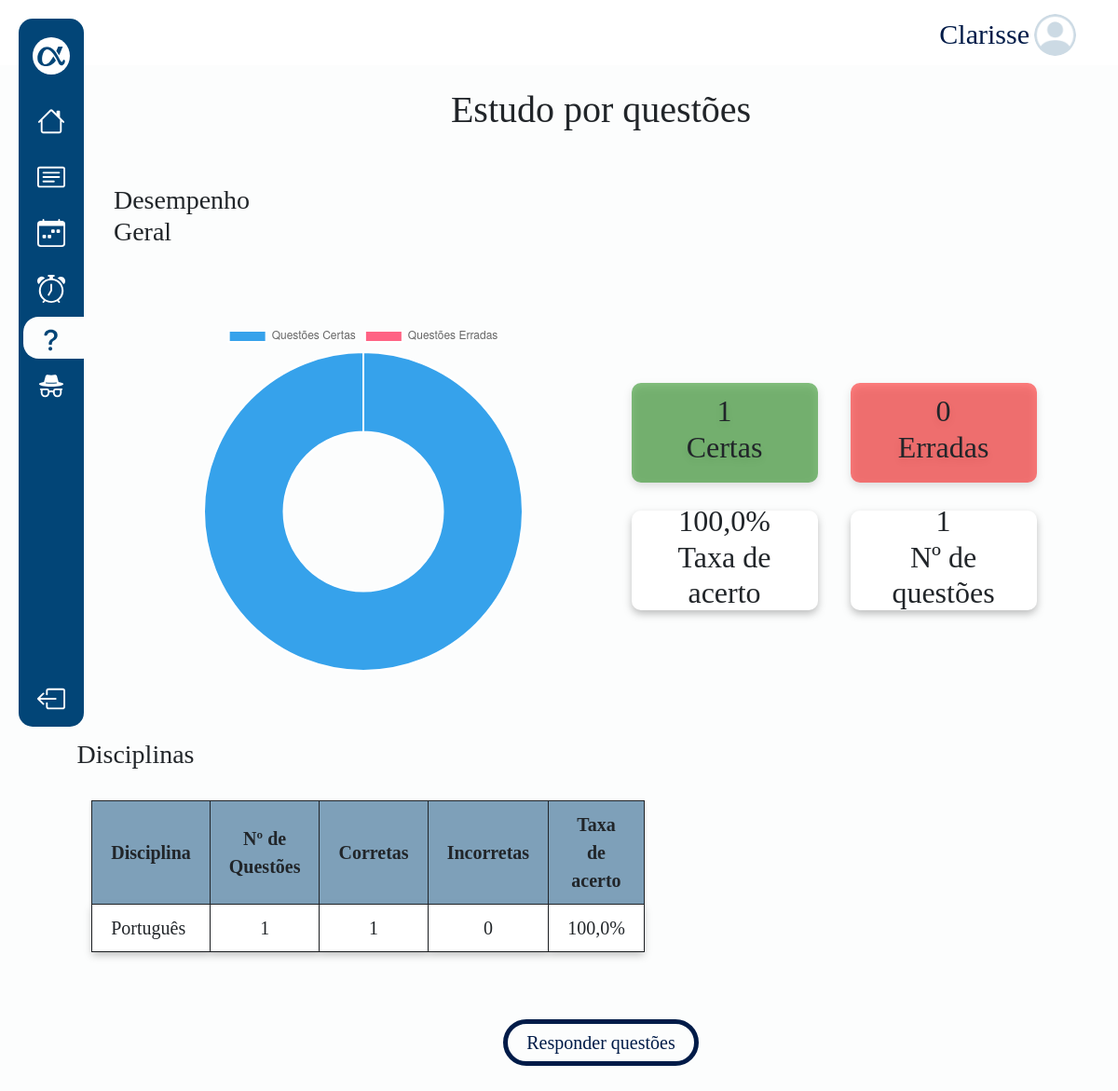
The page /estatisticas/ (signed in) on the database as committed earlier.
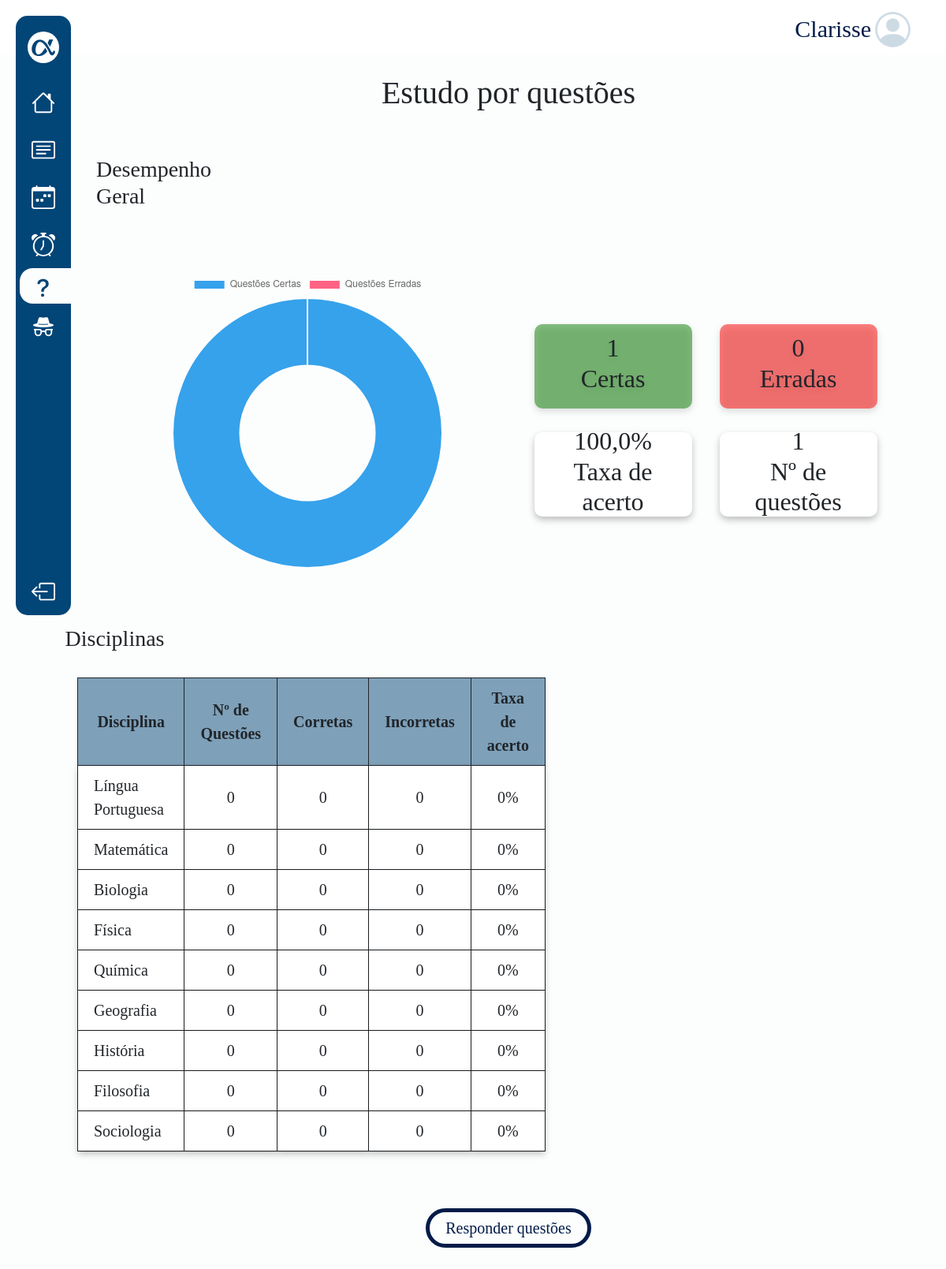
The same page on the database as committed later.
### questoes/models.py (models this page shows, shortened)
class Disciplina(models.Model):
    nome = models.CharField(max_length=100, default="")

### questoes/views.py (the view)
# urls.py: path('estatisticas/', views.estatisticas, name='estatisticas'),
@login_required
def estatisticas(request):
    disciplinas = Disciplina.objects.all()
    dados_disciplinas = []
    if request.user.is_authenticated:
        user_profile, created = UserProfile.objects.get_or_create(user=request.user)
        acertos = user_profile.acertos
        erros = user_profile.erros
        num_questoes = acertos + erros
        if num_questoes > 0:
            taxa_acerto = round((acertos / num_questoes) * 100, 2)
        else:
            taxa_acerto = 0
        dados_usuario = {
            'acertos': acertos,
            'erros': erros,
            'taxa_acerto': taxa_acerto,
            'num_questoes': num_questoes,
        }
        print(dados_usuario)
        for disciplina in disciplinas:
            questoes_disciplina = Questao.objects.filter(disciplina=disciplina)
            num_questoes_disciplina = Resposta.objects.filter(
                questao__in=questoes_disciplina,
                user_profile=user_profile,
            ).count()
            acertos = Resposta.objects.filter(
                questao__in=questoes_disciplina,
                user_profile=user_profile,
                certa=True
            ).count()
            erros = Resposta.objects.filter(
                questao__in=questoes_disciplina,
                user_profile=user_profile,
                certa=False
            ).count()
            dados_disciplina = {
                'disciplina': disciplina,
                'acertos': acertos,
                'erros': erros,
                'num_questoes_respondidas': num_questoes_disciplina,
                'taxa_acerto': round((acertos / (acertos + erros)) * 100, 2) if (acertos + erros) > 0 else 0,
            }
            dados_disciplinas.append(dados_disciplina)
    data = {
        'dados_usuario': dados_usuario,
        'dados_disciplinas': dados_disciplinas,
    }
    return render(request, 'questoes/pages/estatisticas.html', data)

### questoes/templates/questoes/pages/estatisticas.html (shortened to what this page needs)
{% extends "core/partials/base.html" %}
{% load static %}
{% block head %}
<link rel="stylesheet" href="{% static 'questoes/css/estatisticas.css' %}">
{% endblock %}
{% block linkq %} ativo {% endblock %}
{% block content %}
    <br>
    <h1 class="estudo-questoes">Estudo por questões</h1>
    <br>
    <br>
    <h3 class="d-flex justify-content-center subtitulo-desempenho">Desempenho Geral</h3>
    <br>
    <br>
    <br>
    <div class="dados d-flex justify-content-center align-items-center">
        <div class="grafico">
            {% include 'questoes/partials/grafico.html' %}
        </div>
        <div class="valores">
            <div class="estatisticas-gerais">
                <div class="row">
                    <div class="num-acertos">
                        <h2>{{ dados_usuario.acertos }} <br> Certas</h2>
                    </div>
                    <div class="num-erradas">
                        <h2>{{ dados_usuario.erros }} <br>Erradas</h2>
                    </div>
                </div>
                <div class="row">
                    <div class="taxa-acerto">
                        <h2>{{ dados_usuario.taxa_acerto }}% <br>Taxa de acerto</h2>
                    </div>
                    <div class="num-questoes">
                        <h2>{{ dados_usuario.num_questoes }} <br>Nº de questões</h2>
                    </div>
                </div>
            </div>
        </div>
    </div>
    <br>
    <br>
    <br>
    <h3 class="d-flex justify-content-center subtitulo-disciplina">Disciplinas</h3>
    <br>
    <div class="dados d-flex justify-content-center align-items-center disciplinas">
        <table>
            <tr class="title-table">
                <th class="item">Disciplina</th>
                <th class="item">Nº de Questões</th>
                <th class="item">Corretas</th>
                <th class="item">Incorretas</th>
                <th class="item">Taxa de acerto</th>
            </tr>
            {% for dados_disciplina in dados_disciplinas %}
                <tr class="valores-table">
                    <td class="item-1">{{ dados_disciplina.disciplina.nome }}</td>
                    <td class="item">{{ dados_disciplina.num_questoes_respondidas }}</td>
                    <td class="item">{{ dados_disciplina.acertos }}</td>
                    <td class="item">{{ dados_disciplina.erros }}</td>
                    <td class="item">{{ dados_disciplina.taxa_acerto }}%</td>
                </tr>
            {% endfor %}
        </table>
    </div>
    <br>
    <br>
    <div class="d-flex justify-content-center">
        {% include 'questoes/partials/botao.html' %}
    </div>
    <br>
    <br>
    <br>
{% endblock %}

Rows that differ between the two databases and show on the page:
changed Disciplina: disciplina.nome "Português" → "Língua Portuguesa"; num_questoes_respondidas "1" → "0"; acertos "1" → "0"; taxa_acerto "100,0" → "0"
added Disciplina: disciplina.nome "Matemática", num_questoes_respondidas "0", acertos "0", erros "0", taxa_acerto "0"
added Disciplina: disciplina.nome "Biologia", num_questoes_respondidas "0", acertos "0", erros "0", taxa_acerto "0"
added Disciplina: disciplina.nome "Física", num_questoes_respondidas "0", acertos "0", erros "0", taxa_acerto "0"
added Disciplina: disciplina.nome "Química", num_questoes_respondidas "0", acertos "0", erros "0", taxa_acerto "0"
added Disciplina: disciplina.nome "Geografia", num_questoes_respondidas "0", acertos "0", erros "0", taxa_acerto "0"
added Disciplina: disciplina.nome "História", num_questoes_respondidas "0", acertos "0", erros "0", taxa_acerto "0"
added Disciplina: disciplina.nome "Filosofia", num_questoes_respondidas "0", acertos "0", erros "0", taxa_acerto "0"
added Disciplina: disciplina.nome "Sociologia", num_questoes_respondidas "0", acertos "0", erros "0", taxa_acerto "0"
